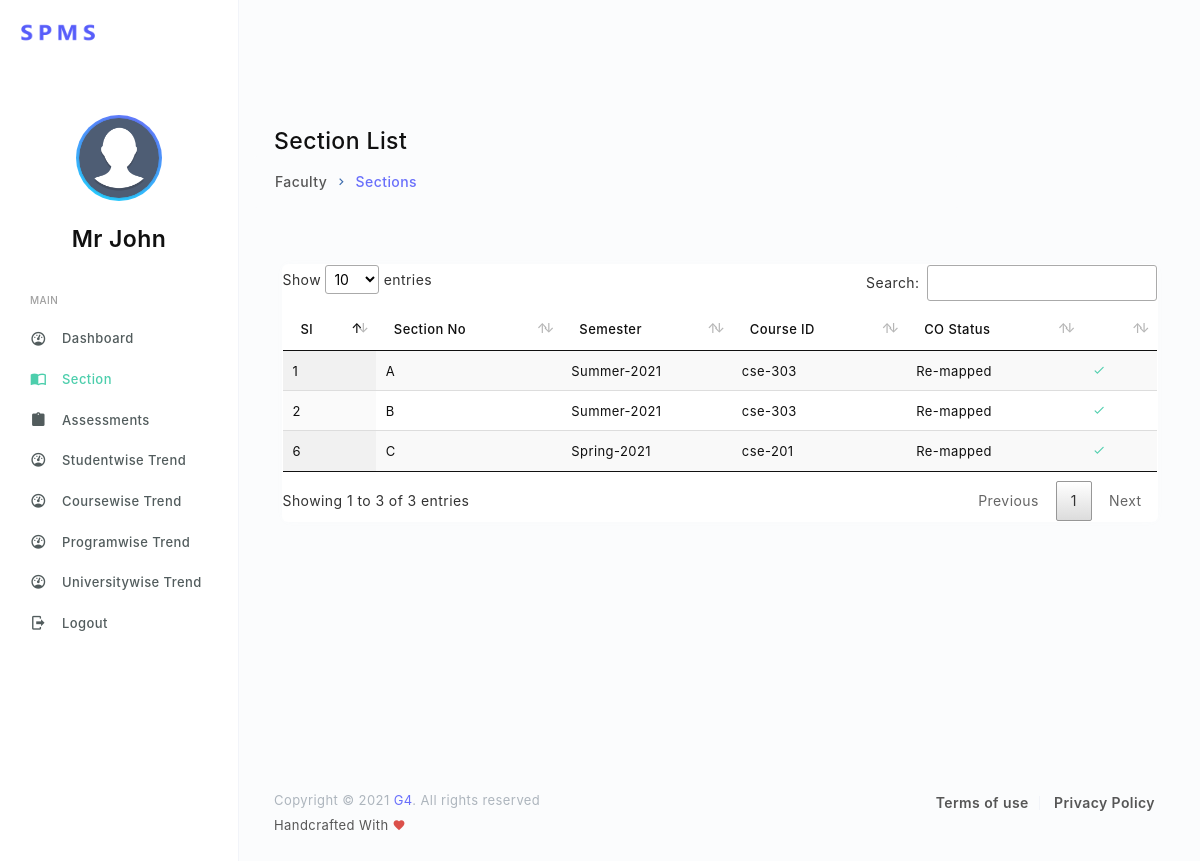
/faculty/sections-list.php (signed in), run on the app's committed database.
### tables this page shows
CREATE TABLE `section` (
  `id` int(11) NOT NULL,
  `num` varchar(10) NOT NULL,
  `semester` varchar(30) NOT NULL,
  `course_id` varchar(10) NOT NULL,
  `faculty_id` int(11) DEFAULT NULL
);

### php/f_section.php (called while the page is built)
<?php
    include 'mysql.php';
    if ($_SERVER['REQUEST_METHOD'] == 'POST' && isset($_POST['num'])) {
   }else{
        $faculty_id = $_SESSION['user'];
        $query = "SELECT section.id, section.num, section.semester, section.course_id, COUNT(co.id) as 'co_status' FROM section LEFT JOIN co ON section.id = co.section_id WHERE section.faculty_id = $faculty_id GROUP BY section.id";
        $sections = $conn->query($query);
   }
?>

### faculty/sections-list.php (the view, shortened to what this page needs)
<?php
  include '../php/f_section.php';
?>
<!DOCTYPE html>
<html lang="en">
  <head>
    <link rel="stylesheet" href="../assets/vendors/iconfonts/mdi/css/materialdesignicons.css">
    <link rel="stylesheet" href="../assets/vendors/css/vendor.addons.css">
    <link rel="stylesheet" href="../assets/vendors/datatables/jquery.dataTables.css">
    <link rel="stylesheet" href="../assets/css/shared/style.css">
    <link rel="stylesheet" href="../assets/css/demo_1/style.css">
  </head>
  <body class="header-fixed">
    <nav class="t-header">
      <div class="t-header-brand-wrapper">
        <a href="index.html">
          <img class="logo" src="../assets/images/logo.png" alt="">
        </a>
      </div>
      <div class="t-header-content-wrapper">
      </div>
    </nav>
    <div class="page-body">
      <div class="sidebar">
        <div class="user-profile">
          <div class="display-avatar animated-avatar">
            <img class="profile-img img-lg rounded-circle" src="../assets/images/profile/male/image_1.png" alt="profile image">
          </div>
          <div class="info-wrapper">
            <h4 class="user-name"><?php echo $_SESSION["name"]; ?></h4>
          </div>
        </div>
        <ul class="navigation-menu">
          <li class="nav-category-divider">MAIN</li>
          <li>
            <a href="dashboard.php">
              <span class="link-title">Dashboard</span>
              <i class="mdi mdi-gauge link-icon"></i>
            </a>
          </li>
          <li class="active">
            <a href="sections-list.php">
              <span class="link-title">Section</span>
              <i class="mdi mdi-book-open-variant link-icon"></i>
            </a>
          </li>
          <li>
            <a href="assessments-list.php">
              <span class="link-title">Assessments</span>
              <i class="mdi mdi-clipboard link-icon"></i>
            </a>
          </li>
          <li>
            <a href="studentwise-trend.php">
              <span class="link-title">Studentwise Trend</span>
              <i class="mdi mdi-gauge link-icon"></i>
            </a>
          </li>
          <li>
            <a href="coursewise-trend.php">
              <span class="link-title">Coursewise Trend</span>
              <i class="mdi mdi-gauge link-icon"></i>
            </a>
          </li>
          <li>
            <a href="programwise-trend.php">
              <span class="link-title">Programwise Trend</span>
              <i class="mdi mdi-gauge link-icon"></i>
            </a>
          </li>
          <li>
            <a href="universitywise-trend.php">
              <span class="link-title">Universitywise Trend</span>
              <i class="mdi mdi-gauge link-icon"></i>
            </a>
        </li>
          <li>
            <a href="../php/login.php?logout=1">
              <span class="link-title">Logout</span>
              <i class="mdi mdi-logout link-icon"></i>
            </a>
          </li>
        </ul>
      </div>
      <div class="page-content-wrapper">
        <div class="page-content-wrapper-inner">
          <div class="content-viewport">
            <div class="row">
              <div class="col-9 py-5">
                <h4>Section List</h4>
                <div class="viewport-header">
                  <nav aria-label="breadcrumb">
                    <ol class="breadcrumb has-arrow">
                      <li class="breadcrumb-item">
                        <a href="dashboard.php">Faculty</a>
                      </li>
                      <li class="breadcrumb-item active" aria-current="page">Sections</li>
                    </ol>
                  </nav>
                </div>
              </div>
            </div>
            <div class="col-lg-12">
              <div class="grid">
                <div class="item-wrapper">
                  <div class="table-responsive">
                    <table class="table display" id="user-table">
                      <thead>
                        <tr>
                          <th>Sl</th>
                          <th>Section No</th>
                          <th>Semester</th>
                          <th>Course ID</th>
                          <th>CO Status</th>
                          <th></th>
                        </tr>
                      </thead>
                      <tbody>
                        <?php
                          foreach($sections as $section){
                            echo "<tr>
                                    <td>".$section['id']."</td>
                                    <td>".$section['num']."</td>
                                    <td>".$section['semester']."</td>
                                    <td>".$section['course_id']."</td>";
                            if($section['co_status']==0){
                              echo "<td>Pending</td>
                                    <td class='actions'>
                                      <a href='sections-setup.php?section_id=".$section['id']."'><i class='mdi mdi-lead-pencil'></i></a>
                                    </td>";
                            }else{
                              echo "<td>Re-mapped</td>
                                    <td class='actions'>
                                      <i class='mdi mdi-check text-success'></i>
                                    </td>";
                            }
                          }
                        ?>
                      </tbody>
                    </table>
                  </div>
                </div>
              </div>
            </div>
          </div>
        </div>
        <footer class="footer">
          <div class="row">
            <div class="col-sm-6 text-center text-sm-right order-sm-1">
              <ul class="text-gray">
                <li><a href="#">Terms of use</a></li>
                <li><a href="#">Privacy Policy</a></li>
              </ul>
            </div>
            <div class="col-sm-6 text-center text-sm-left mt-3 mt-sm-0">
              <small class="text-muted d-block">Copyright © 2021 <a href="#" >G4</a>. All rights reserved</small>
              <small class="text-gray mt-2">Handcrafted With <i class="mdi mdi-heart text-danger"></i></small>
            </div>
          </div>
        </footer>
      </div>
    </div>
  </body>
</html>

### data on the page
section: id "1", num "A", semester "Summer-2021", course "cse-303"
section: id "2", num "B", semester "Summer-2021", course "cse-303"
section: id "6", num "C", semester "Spring-2021", course "cse-201"

### other printed values
$_SESSION["name"] "Mr John"
